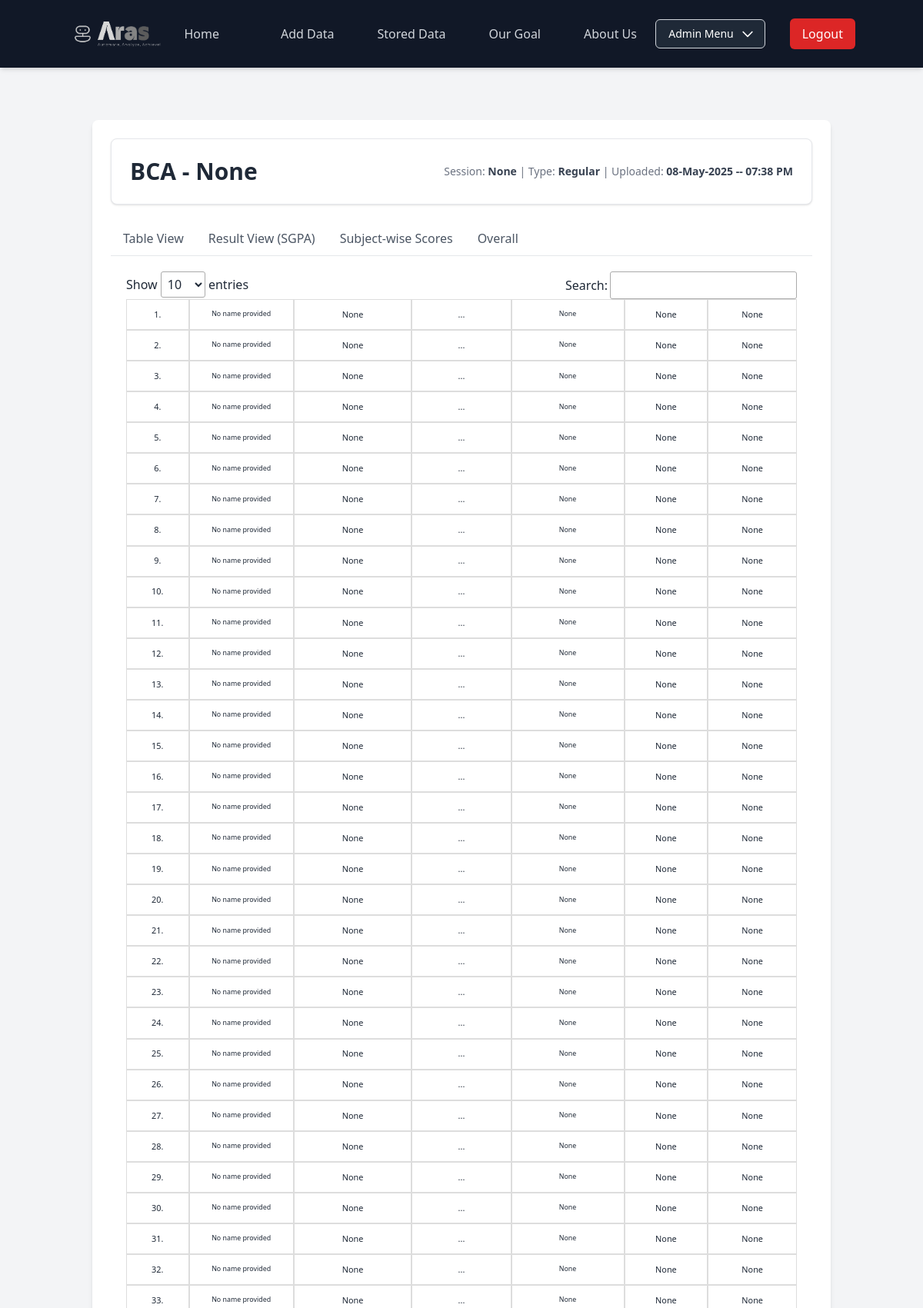
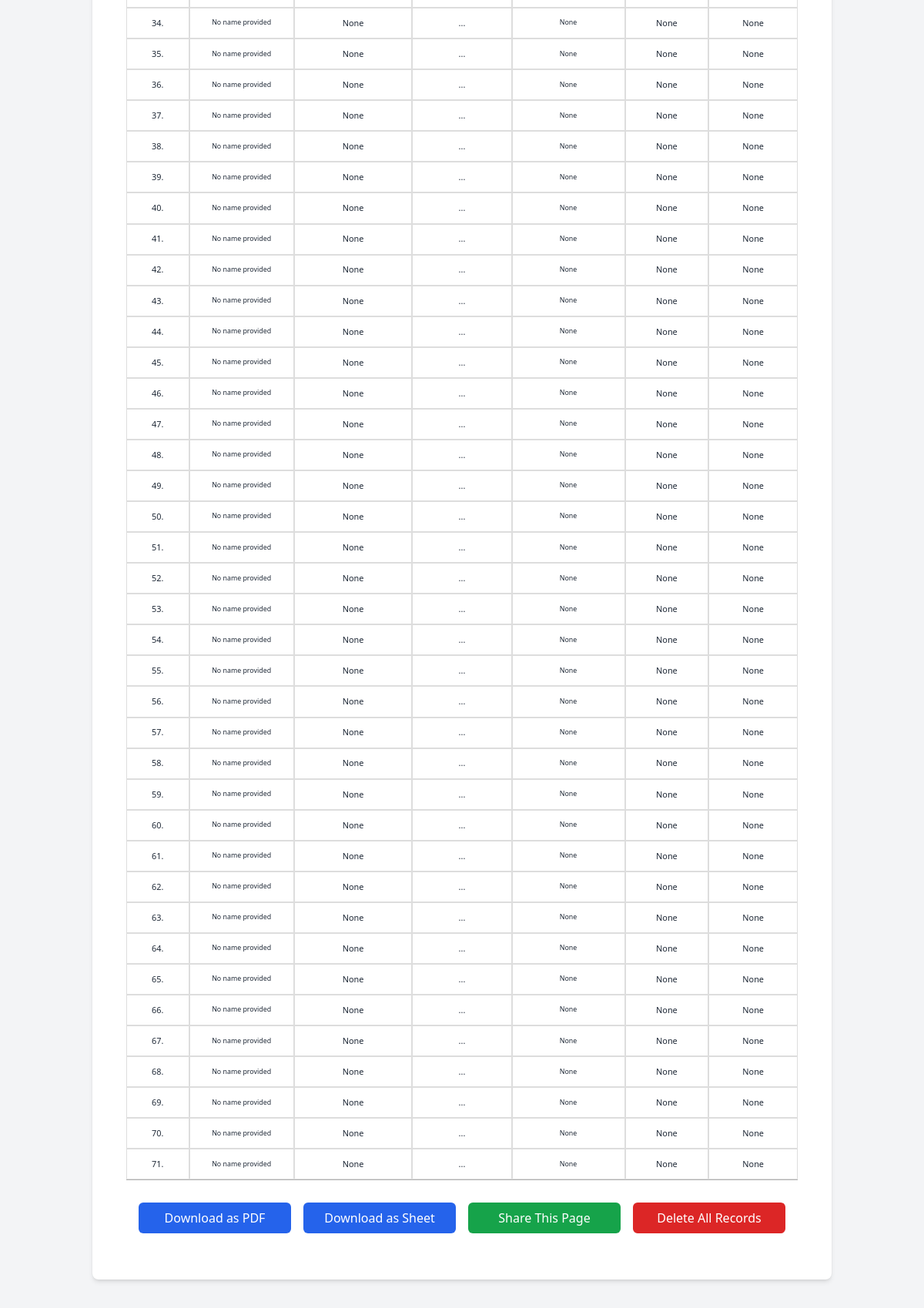
Page /stored_data/5 (signed in, upper part) on the committed database (2 pictures, top to bottom).
### model.py (models this page shows, shortened)
class DataBatch(db.Model):
    __tablename__ = 'data_batch'
    id = db.Column(db.Integer, primary_key=True)
    course_name = db.Column(db.String(50), nullable=True)  # Now accepts None
    semester = db.Column(db.String(20), nullable=True)       # Now accepts None
    session = db.Column(db.String(20), nullable=True)        # Now accepts None
    type = db.Column(db.Enum(DataBatchType), nullable=True)  # Now accepts None
    timestamp = db.Column(
        db.DateTime(timezone=True),
        default=lambda: datetime.now(IST)
    )
    students = db.relationship(
        'Student',
        backref='data_batch',
        lazy=True,
        cascade="all, delete-orphan"
    )

### main.py (the view, shortened to what this page needs)
@app.route('/stored_data/<int:batch_id>')
@login_required
def view_batch(batch_id):
    batch = DataBatch.query.get_or_404(batch_id)
    students = batch.students  # Use the relationship directly
    student_data_list = []
    valid_subjects = set()
    for student in students:
        subjects_dict = {}
        student_data_list.append({
            'name': student.name,
            'roll_number': student.roll_number,
            'prn': student.prn,
            'college': student.college_and_code,
            'result': student.result,
            'sgpa': student.sgpa,
            'subjects': subjects_dict
        })
    subject_list = sorted(valid_subjects)
    total_students = len(student_data_list)
    pass_count = sum(student['result'] == "PASS" for student in student_data_list)
    fail_count = sum(student['result'] == "FAIL" for student in student_data_list)
    not_given_exam_count = sum(1 for student in student_data_list if not student['subjects'])
    given_exam_count = total_students - not_given_exam_count
    sorted_students = sorted(student_data_list, key=lambda s: float(s['sgpa'] or 0), reverse=True)
    top_students = []
    distinct_ranks = 0
    prev_sgpa = None
    for student in sorted_students:
        current_sgpa = float(student['sgpa'] or 0)
        if prev_sgpa is None or current_sgpa != prev_sgpa:
            distinct_ranks += 1
            if distinct_ranks > 3:
                break
            current_rank = distinct_ranks
            prev_sgpa = current_sgpa
        student['rank'] = current_rank
        top_students.append(student)
    students_with_sgpa = [item for item in student_data_list if item['sgpa']]
    greater_than_8 = sum(1 for item in students_with_sgpa if item['sgpa'] > 8)
    bet_7_1to_8 = sum(1 for item in students_with_sgpa if item['sgpa'] > 7 and item['sgpa'] <= 8)
    bet_6_1to_7 = sum(1 for item in students_with_sgpa if item['sgpa'] > 6 and item['sgpa'] <= 7)
    bet_5_1to_6 = sum(1 for item in students_with_sgpa if item['sgpa'] > 5 and item['sgpa'] <= 6)
    data = [greater_than_8, bet_7_1to_8, bet_6_1to_7, bet_5_1to_6]
    labels = ["Students with SGPA Greater than 8", "Students with SGPA : 7.1 - 8", "Students with SGPA : 6.1 - 7",
              "Students with SGPA : 5.1 - 6"]
    return render_template('batch_data_visualization.html',
                           labels=json.dumps(labels),
                           data=json.dumps(data),
                           students=student_data_list,
                           subjects=subject_list,
                           batch=batch,
                           ExamType=ExamType,
                           total_students=total_students,
                           pass_count=pass_count,
                           fail_count=fail_count,
                           given_exam_count=given_exam_count,
                           not_given_exam_count=not_given_exam_count,
                           top_students=top_students)

### main.py (called while the page is built)
@login_manager.user_loader
def load_user(user_id):
    return db.get_or_404(User, user_id)

### templates/batch_data_visualization.html (shortened to what this page needs)
{% extends "base.html" %}
{% block links %}
  <script src="https://cdn.tailwindcss.com"></script>
  <link rel="stylesheet" href="https://cdn.datatables.net/1.10.25/css/jquery.dataTables.min.css">
  <link rel="stylesheet" href="{{ url_for('static', filename='css/styles.css') }}">
{% endblock %}
{% block content %}
<div class="bg-gray-100 p-8 py-11">
  <div class="mx-auto bg-white p-6 rounded-lg shadow-md">
    <div class="bg-white border border-gray-200 rounded-lg shadow p-6 mb-6">
      <div class="flex flex-col md:flex-row md:justify-between md:items-center">
        <h2 class="text-2xl md:text-3xl font-bold text-gray-800">
          {{ batch.course_name }} - {{ batch.semester }}
        </h2>
        <p class="mt-2 md:mt-0 text-sm text-gray-500">
          Session: <span class="font-semibold text-gray-700">{{ batch.session }}</span> |
          Type: <span class="font-semibold text-gray-700">{{ batch.type.value|title }}</span> |
          Uploaded: <span class="font-semibold text-gray-700">{{ batch.timestamp.strftime('%d-%b-%Y -- %I:%M %p') }}</span>
        </p>
      </div>
    </div>
    <div class="flex border-b">
        <button
            class="tab-btn px-4 py-2 text-gray-600 hover:text-blue-600 border-b-2 border-transparent hover:border-blue-600 active"
            onclick="switchTab(event, 'tableView')">
            Table View
        </button>
        <button
            class="tab-btn px-4 py-2 text-gray-600 hover:text-blue-600 border-b-2 border-transparent hover:border-blue-600"
            onclick="switchTab(event, 'resultView')">
            Result View (SGPA)
        </button>
        <button
            class="tab-btn px-4 py-2 text-gray-600 hover:text-blue-600 border-b-2 border-transparent hover:border-blue-600"
            onclick="switchTab(event, 'barchart_subject_wise')">
            Subject-wise Scores
        </button>
        <button
            class="tab-btn px-4 py-2 text-gray-600 hover:text-blue-600 border-b-2 border-transparent hover:border-blue-600"
            onclick="switchTab(event, 'moreView')">
            Overall
        </button>
    </div>
    <div id="tableView" class="tab-content p-5 active overflow-x-auto">
          <table id="marksTable" style="width: 100%;">
              <colgroup>
                  <col style="width: 60px;">
                  <col style="width: 100px;">
                  <col style="width: 113px;">
                  <col style="width: 95px;">
                  <col style="width: 108px;">
                  <col style="width: 80px;">
                  <col style="width: 85px;">
              </colgroup>
              <tbody style="font-size: medium;">
                  {% for student in students %}
                  <tr>
                      <td>{{ loop.index }}.</td>
                      <td class="small_text name-column" title="{{ student.name }}">
                          {% if student.name %}
                          {% set name_words = student.name.split(' ') %}
                          {{ name_words[:3] | join(' ') }}
                          {% else %}
                          No name provided
                          {% endif %}
                      </td>
                      <td>{{ student.roll_number }}</td>
                      {% if student.college and student.college is not none %}
                      <td>{{ student.college[3:6] }}...</td>
                      {% else %}
                      <td>...</td>
                      {% endif %}
                      <td class="small_text">{{ batch.semester }}</td>
                      <td>{{ student.sgpa }}</td>
                      <td>{{ student.result }}</td>
                  </tr>
                  {% endfor %}
              </tbody>
          </table>
<div class="flex m-4 space-x-4">
  <button
    id="exportPDF"
    class="flex-1 h-10 bg-blue-600 hover:bg-blue-700 text-white rounded-md transition-colors duration-200"
  >
    Download as PDF
  </button>
  <button
    id="exportExcel"
    class="flex-1 h-10 bg-blue-600 hover:bg-blue-700 text-white rounded-md transition-colors duration-200"
  >
    Download as Sheet
  </button>
  <button
    id="shareBtn"
    class="flex-1 h-10 bg-green-600 hover:bg-green-700 text-white rounded-md transition-colors duration-200"
  >
    Share This Page
  </button>
  {% if current_user.username == 'admin' %}
    <button
      id="deleteAllBtn"
      class="flex-1 h-10 bg-red-600 hover:bg-red-700 text-white rounded-md transition-colors duration-200"
    >
      Delete All Records
    </button>
  {% endif %}
</div>
    </div>
{% endblock %}

### static/css/styles.css (style rules this page uses)
#marksTable { zoom: 68%; }
table { border-collapse: collapse; width: 100%; table-layout: fixed; }
th, td { padding: 8px; text-align: center; border: 1px solid #ddd; word-wrap: break-word; }
.small_text { font-size: small; }
.name-column { height: 40px; overflow: hidden; text-overflow: ellipsis; white-space: nowrap; }

### rows in the picture
DataBatch: course_name "BCA", semester "None", session "None", type.value "Regular", timestamp "08-May-2025 -- 07:38 PM", semester "None" "None" "None" "None" "None" "None" "None" "None" "None" "None" "None" "None" "None" "None" "None" "None" "None" "None" "None" "None" "None" "None" "None" "None" "None" "None" "None" "None" "None" "None" "None" "None" "None" "None" "None" "None" "None" "None" "None" "None" "None" "None" "None" "None" "None" "None" "None" "None" "None" "None" "None" "None" "None" "None" "None" "None" "None" "None" "None" "None" "None" "None" "None" "None" "None" "None" "None" "None" "None" "None" "None"

### other values in the picture
{{ student.roll_number }} "None" "None" "None" "None" "None" "None" "None" "None" "None" "None" "None" "None" "None" "None" "None" "None" "None" "None" "None" "None" "None" "None" "None" "None" "None" "None" "None" "None" "None" "None" "None" "None" "None" "None" "None" "None" "None" "None" "None" "None" "None" "None" "None" "None" "None" "None" "None" "None" "None" "None" "None" "None" "None" "None" "None" "None" "None" "None" "None" "None" "None" "None" "None" "None" "None" "None" "None" "None" "None" "None" "None"
{{ student.sgpa }} "None" "None" "None" "None" "None" "None" "None" "None" "None" "None" "None" "None" "None" "None" "None" "None" "None" "None" "None" "None" "None" "None" "None" "None" "None" "None" "None" "None" "None" "None" "None" "None" "None" "None" "None" "None" "None" "None" "None" "None" "None" "None" "None" "None" "None" "None" "None" "None" "None" "None" "None" "None" "None" "None" "None" "None" "None" "None" "None" "None" "None" "None" "None" "None" "None" "None" "None" "None" "None" "None" "None"
{{ student.result }} "None" "None" "None" "None" "None" "None" "None" "None" "None" "None" "None" "None" "None" "None" "None" "None" "None" "None" "None" "None" "None" "None" "None" "None" "None" "None" "None" "None" "None" "None" "None" "None" "None" "None" "None" "None" "None" "None" "None" "None" "None" "None" "None" "None" "None" "None" "None" "None" "None" "None" "None" "None" "None" "None" "None" "None" "None" "None" "None" "None" "None" "None" "None" "None" "None" "None" "None" "None" "None" "None" "None"
